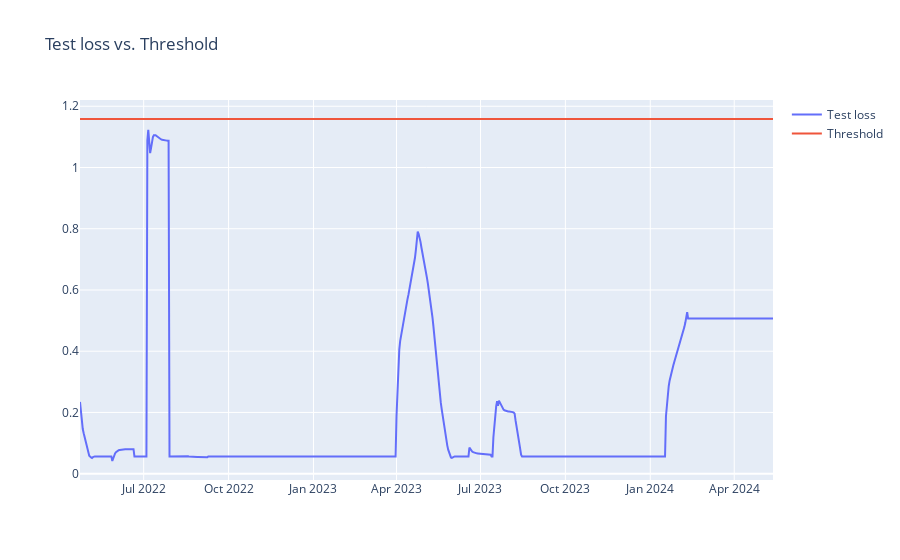

Notebook code for this chart:
### Code cell
fig = go.Figure()
fig.add_trace(go.Scatter(x=test_score_df['Date'], y=test_score_df['loss'], name='Test loss'))
fig.add_trace(go.Scatter(x=test_score_df['Date'], y=test_score_df['threshold'], name='Threshold'))
fig.update_layout(showlegend=True, title='Test loss vs. Threshold')
fig.show()

### Figure 1 — Plotly figure (JSON) as saved in the notebook; plotly's stock layout.template omitted (floating-point values rounded to 4 significant figures; data arrays with more than 128 entries replaced by an {"elided": "..."} marker saying what was removed)
{"data": [{"name": "Test loss", "type": "scatter", "x": {"elided": "547 str values"}, "y": {"elided": "547 float values"}}, {"name": "Threshold", "type": "scatter", "x": {"elided": "547 str values"}, "y": {"elided": "547 float values"}}], "layout": {"showlegend": true, "title": {"text": "Test loss vs. Threshold"}}}
